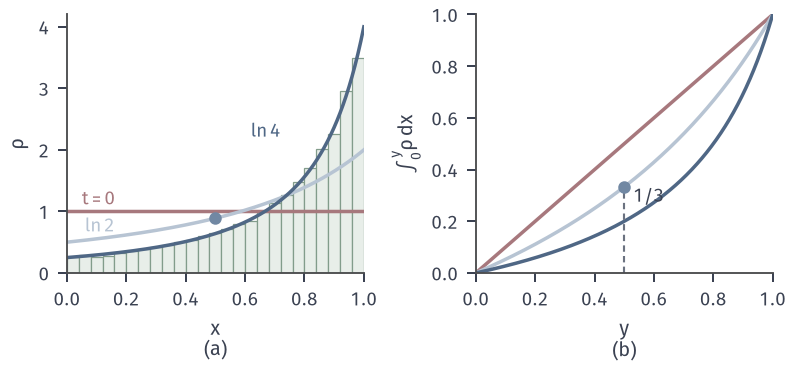

Reproduce this figure in Python.
# Target: uniform density on (0,1) under logistic velocity: density and cumulative mass; particle check.
from pathlib import Path
import sys
sys.path.insert(0, str(Path(__file__).resolve().parents[1]/'transp-common'))
from transp_common import *
fig,(a,b)=figure(112,52,ncols=2)
rho=lambda y,t:np.exp(-t)/(1-y+y*np.exp(-t))**2
F=lambda y,t:y*np.exp(-t)/(1-y+y*np.exp(-t))
phi=lambda x,t:x*np.exp(t)/(1-x+x*np.exp(t))
y=np.linspace(0,1,500); ts=[np.log(2),np.log(4)]; cs=shades(2)
rng=np.random.default_rng(10); P=rng.uniform(0,1,40000)
H,e=np.histogram(phi(P,ts[1]),bins=25,range=(0,1),density=True)
a.bar(e[:-1],H,width=e[1]-e[0],align='edge',color=GREEN_FILL,ec=GREEN,lw=.5)
a.plot([0,1],[1,1],color=RED,lw=1.4)
for t,c in zip(ts,cs): a.plot(y,rho(y,t),color=c,lw=1.4)
a.plot([.5],[8/9],'o',color=BLUE,ms=4)
a.text(.05,1.1,'$t=0$',color=RED,fontsize=7.5); a.text(.06,.66,'$\\ln 2$',color=cs[0],fontsize=7.5); a.text(.72,2.2,'$\\ln 4$',color=cs[1],fontsize=7.5,ha='right')
a.set_xlim(0,1); a.set_ylim(0,4.2); tail(a,'$x$','(a)','$\\rho$')
b.plot(y,y,color=RED,lw=1.4)
for t,c in zip(ts,cs): b.plot(y,F(y,t),color=c,lw=1.4)
b.plot([.5,.5],[0,1/3],color=MUTED,lw=.85,ls=(0,(3,2))); b.plot([.5],[1/3],'o',color=BLUE,ms=4); b.text(.53,.275,'$1/3$',fontsize=7.5)
b.set_xlim(0,1); b.set_ylim(0,1); tail(b,'$y$','(b)','$\\int_0^y\\rho\\,\\mathrm{d}x$')
print(np.trapezoid(rho(y,ts[0]),y),np.trapezoid(rho(y,ts[1]),y))
save(fig,Path(__file__).resolve().parent,'figure',{'rho':'e^-t/(1-y+y e^-t)^2','seed':10})
